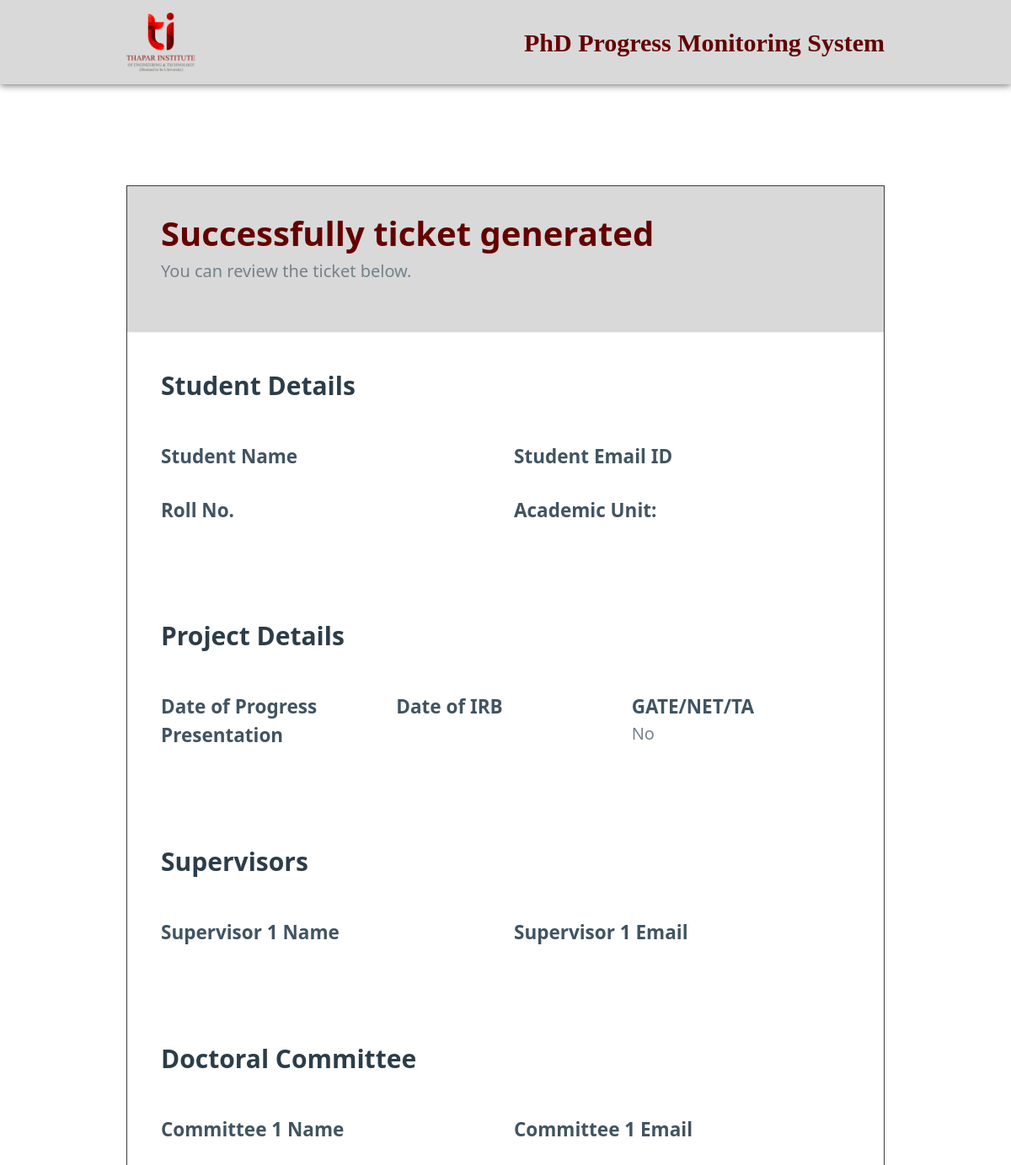
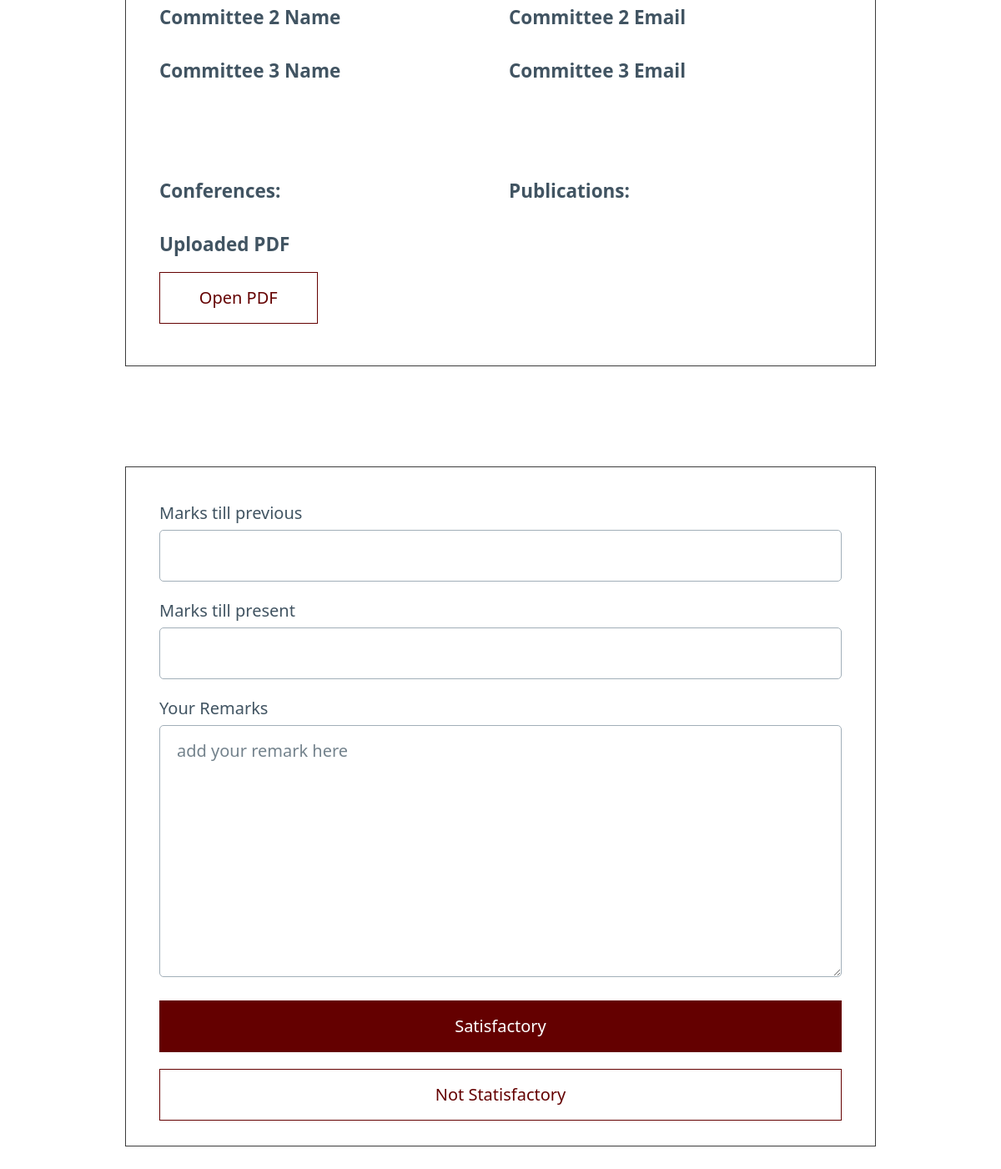
The page /super/1/2 on the database as committed earlier (2 pictures, top to bottom).
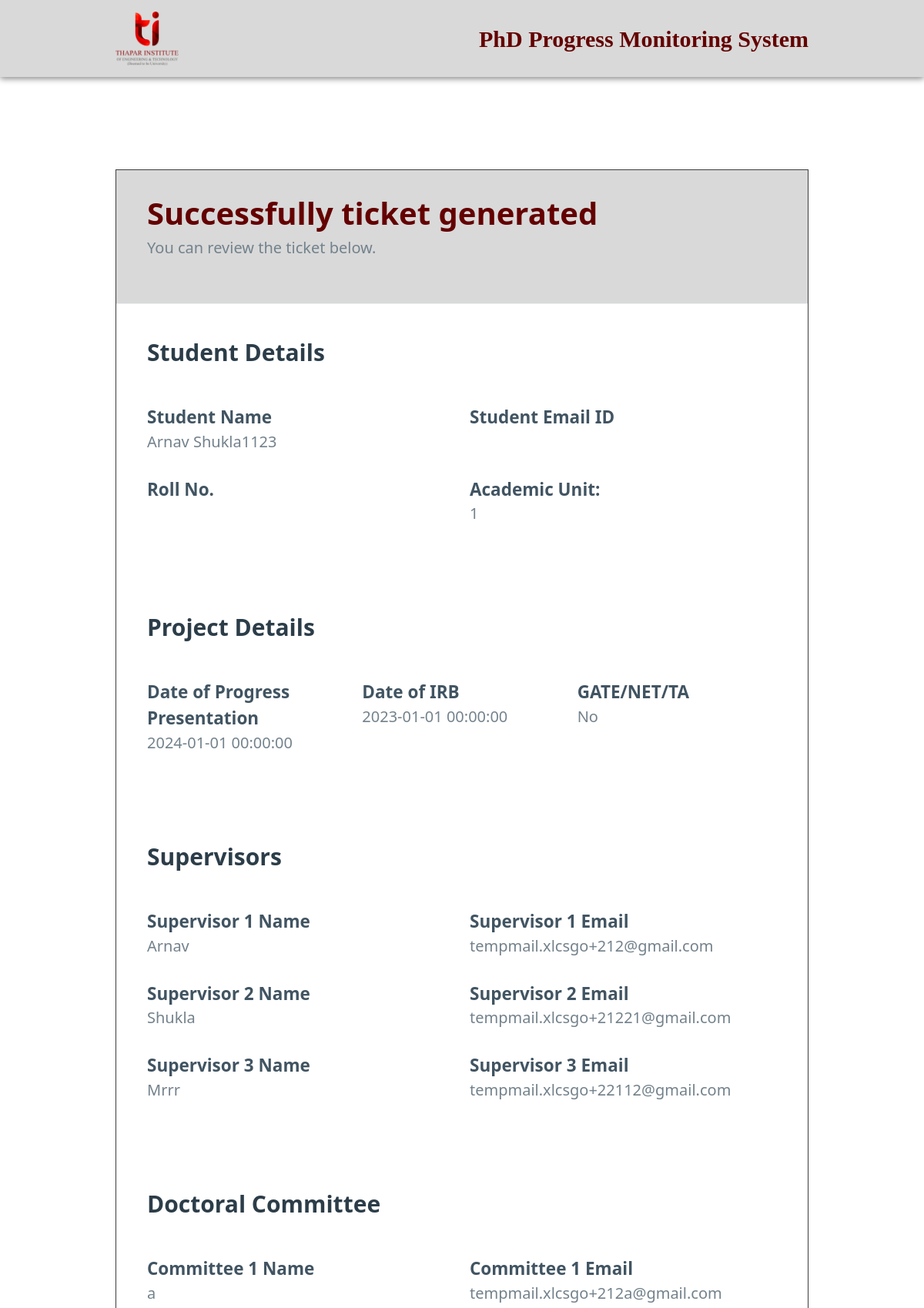
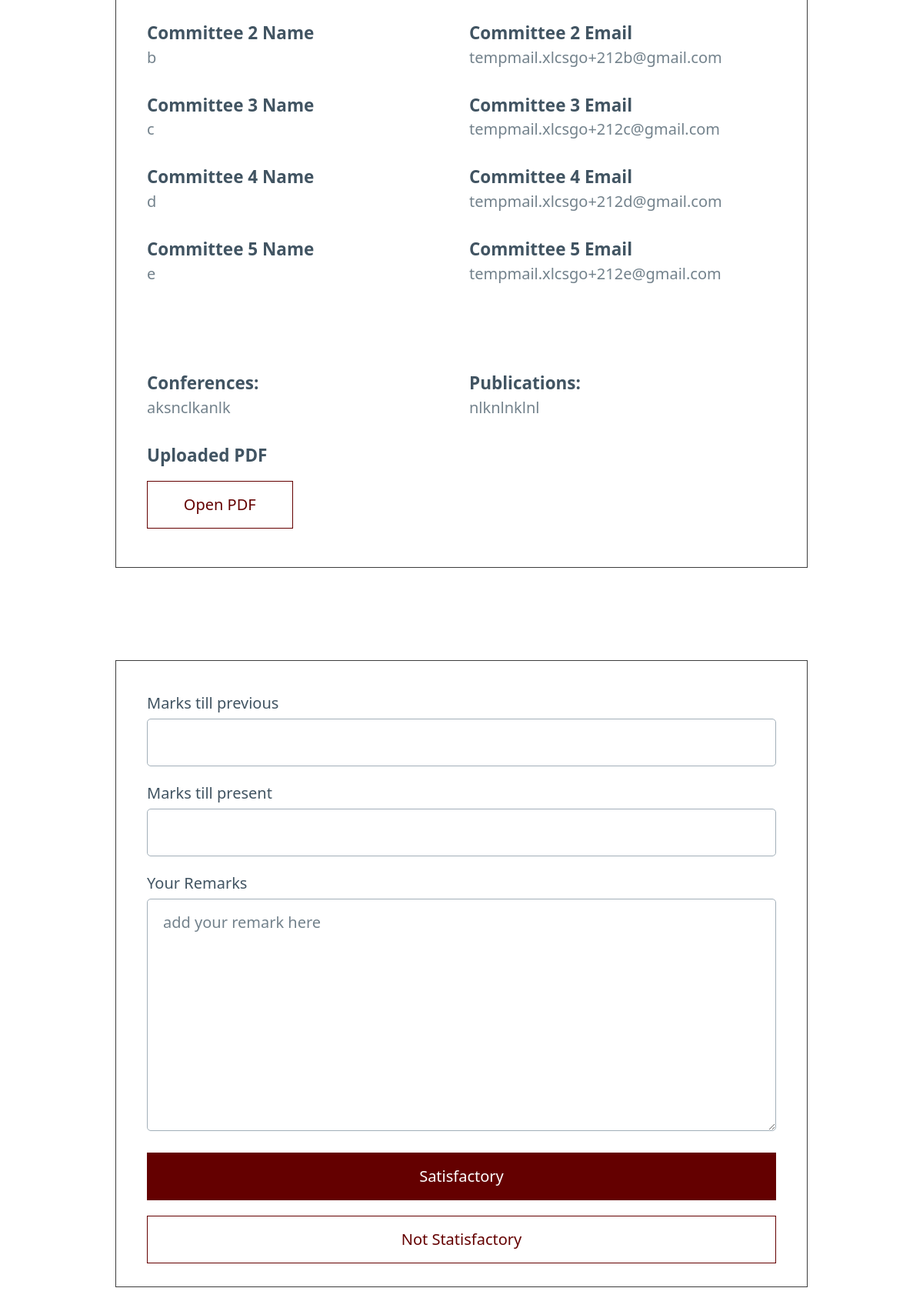
The same page on the database as committed later (2 pictures, top to bottom).
### app.py (models this page shows)
class Ticket(db.Model):
    Project_ID = db.Column(db.Integer, primary_key=True)
    Roll_No = db.Column(db.String(50), unique=True, nullable=False)
    Student_Name = db.Column(db.String(50), unique=True, nullable=False)
    Student_Email = db.Column(db.String(50), unique=True, nullable=False)
    Au = db.Column(db.String(50), nullable=False)
    Date_Of_Registration = db.Column(db.DateTime, nullable=False)
    Gate = db.Column(db.Boolean, nullable=False)
    Project_Title = db.Column(db.String(50), nullable=False)
    Date_Of_IRB = db.Column(db.DateTime, nullable=False)
    Date_Of_Progress_Presentation = db.Column(db.DateTime, nullable=False)
    File_Path = db.Column(db.String(50), unique=True, nullable=False)
    Publications = db.Column(db.String(50))
    Conferences = db.Column(db.String(50))
    Supervisor1_Name = db.Column(db.String(50))
    Supervisor1_Email = db.Column(db.String(50))
    Supervisor1_Approval = db.Column(db.Boolean)
    Supervisor1_Remarks = db.Column(db.String(100))
    Supervisor2_Name = db.Column(db.String(50))
    Supervisor2_Email = db.Column(db.String(50))
    Supervisor2_Approval = db.Column(db.Boolean)
    Supervisor2_Remarks = db.Column(db.String(100))
    Supervisor3_Name = db.Column(db.String(50))
    Supervisor3_Email = db.Column(db.String(50))
    Supervisor3_Approval = db.Column(db.Boolean)
    Supervisor3_Remarks = db.Column(db.String(100))
    Committee1_Name = db.Column(db.String(50))
    Committee1_Email = db.Column(db.String(50))
    Committee1_Approval = db.Column(db.Boolean)
    Committee1_Remarks = db.Column(db.String(100))
    Committee2_Name = db.Column(db.String(50))
    Committee2_Email = db.Column(db.String(50))
    Committee2_Approval = db.Column(db.Boolean)
    Committee2_Remarks = db.Column(db.String(100))
    Committee3_Name = db.Column(db.String(50))
    Committee3_Email = db.Column(db.String(50))
    Committee3_Approval = db.Column(db.Boolean)
    Committee3_Remarks = db.Column(db.String(100))
    Committee4_Name = db.Column(db.String(50))
    Committee4_Email = db.Column(db.String(50))
    Committee4_Approval = db.Column(db.Boolean)
    Committee4_Remarks = db.Column(db.String(100))
    Committee5_Name = db.Column(db.String(50))
    Committee5_Email = db.Column(db.String(50))
    Committee5_Approval = db.Column(db.Boolean)
    Committee5_Remarks = db.Column(db.String(100))
    Au_Approval = db.Column(db.Boolean)
    Adordc_Approval = db.Column(db.Boolean)

### app.py (the view, shortened to what this page needs)
@app.route('/super/1/<Project_ID>', methods=['GET', 'POST'])
def super1(Project_ID):
    ticket = Ticket.query.filter_by(Project_ID=Project_ID).first()
    return render_template('supervisor.html', super=1, Ticket=ticket, success='')

### templates/supervisor.html
{% extends "ticket_created.html" %}
{% block form %}
<article class="article">
    <form action="/super/1/{{ Ticket['Project_ID'] }}" method="post">
        <label for="prevmarks">Marks till previous</label>
        <input type="text" name="prevmarks" id="prevmarks">
        <label for="nowmarks">Marks till present</label>
        <input type="text" name="nowmarks" id="nowmarks">
        <label for="Supervisor1_Remarks">Your Remarks</label>
        <textarea placeholder="add your remark here" name="Supervisor1_Remarks" id="Supervisor1_Remarks" cols="30" rows="9"></textarea>
        <button class="primary" type="submit" name="submit" value="Approve">Satisfactory</button>
        <button class="secondary" type="submit" name="submit" value="Reject">Not Statisfactory</button>
    </form>
</article>
{% endblock %}

### templates/ticket_created.html (shortened to what the changed rows need)
<!DOCTYPE html>
<html lang="en" data-theme="light">
<head>
    <link rel="stylesheet" href="https://unpkg.com/@picocss/pico@1.*/css/pico.min.css">
</head>
<body>
    <article class="article">
        <header class="header">
            <hgroup>
                <h1> Successfully ticket generated</h1>
                <h2>You can review the ticket below.</h2>
            </hgroup>
        </header>
        <main class="container">
            <section class="student-details">
                <div class="grid">
                    <div>
                        <hgroup>
                            <h5>Student Name</h5>
                            <h6>{{ Ticket['Student_Name'] }}</h6>
                        </hgroup>
                    </div>
                </div>
                <div class="grid">
                    <div>
                        <hgroup>
                            <h5>Academic Unit:</h5>
                            <h6>{{ Ticket['Au'] }}</h6>
                        </hgroup>
                    </div>
                </div>
            </section>
            <section class="project-details">
                <div class="grid">
                    <div>
                        <hgroup>
                            <h5>Date of Progress Presentation</h5>
                            <h6>{{ Ticket['Date_Of_Progress_Presentation'] }}</h6>
                        </hgroup>
                    </div>
                    <div>
                        <hgroup>
                            <h5>Date of IRB</h5>
                            <h6>{{ Ticket['Date_Of_IRB'] }}</h6>
                        </hgroup>
                    </div>
                </div>
            </section>
            <section class="supervisors">
                <div class="grid">
                    <div>
                        <hgroup>
                            <h5>Supervisor 1 Name</h5>
                            <h6>{{ Ticket['Supervisor1_Name'] }}</h6>
                        </hgroup>
                    </div>
                    <div>
                        <hgroup>
                            <h5>Supervisor 1 Email</h5>
                            <h6>{{ Ticket['Supervisor1_Email'] }}</h6>
                        </hgroup>
                    </div>
                </div>
                <div class="grid">
                    {% if Ticket['Supervisor2_Name'] %}
                    <div>
                        <hgroup>
                            <h5>Supervisor 2 Name</h5>
                            <h6>{{ Ticket['Supervisor2_Name'] }}</h6>
                        </hgroup>
                    </div>
                    <div>
                        <hgroup>
                            <h5>Supervisor 2 Email</h5>
                            <h6>{{ Ticket['Supervisor2_Email'] }}</h6>
                        </hgroup>
                    </div>
                    {% endif %}
                </div>
                <div class="grid">
                    {% if Ticket['Supervisor3_Name'] %}
                    <div>
                        <hgroup>
                            <h5>Supervisor 3 Name</h5>
                            <h6>{{ Ticket['Supervisor3_Name'] }}</h6>
                        </hgroup>
                    </div>
                    <div>
                        <hgroup>
                            <h5>Supervisor 3 Email</h5>
                            <h6>{{ Ticket['Supervisor3_Email'] }}</h6>
                        </hgroup>
                        {% endif %}
                    </div>
            </section>
            <section class="committee">
                <div class="grid">
                    <div>
                        <hgroup>
                            <h5>Committee 1 Name</h5>
                            <h6>{{ Ticket['Committee1_Name'] }}</h6>
                        </hgroup>
                    </div>
                    <div>
                        <hgroup>
                            <h5>Committee 1 Email</h5>
                            <h6>{{ Ticket['Committee1_Email'] }}</h6>
                        </hgroup>
                    </div>
                </div>
                <div class="grid">
                    <div>
                        <hgroup>
                            <h5>Committee 2 Name</h5>
                            <h6>{{ Ticket['Committee2_Name'] }}</h6>
                        </hgroup>
                    </div>
                    <div>
                        <hgroup>
                            <h5>Committee 2 Email</h5>
                            <h6>{{ Ticket['Committee2_Email'] }}</h6>
                        </hgroup>
                    </div>
                </div>
                <div class="grid">
                    <div>
                        <hgroup>
                            <h5>Committee 3 Name</h5>
                            <h6>{{ Ticket['Committee3_Name'] }}</h6>
                        </hgroup>
                    </div>
                    <div>
                        <hgroup>
                            <h5>Committee 3 Email</h5>
                            <h6>{{ Ticket['Committee3_Email'] }}</h6>
                        </hgroup>
                    </div>
                </div>
                <div class="grid">
                    {% if Ticket['Committee4_Name'] %}
                    <div>
                        <hgroup>
                            <h5>Committee 4 Name</h5>
                            <h6>{{ Ticket['Committee4_Name'] }}</h6>
                        </hgroup>
                    </div>
                    <div>
                        <hgroup>
                            <h5>Committee 4 Email</h5>
                            <h6>{{ Ticket['Committee4_Email'] }}</h6>
                        </hgroup>
                    </div>
                    {% endif %}
                </div>
                <div class="grid">
                    {% if Ticket['Committee5_Name'] %}
                    <div>
                        <hgroup>
                            <h5>Committee 5 Name</h5>
                            <h6>{{ Ticket['Committee5_Name'] }}</h6>
                        </hgroup>
                    </div>
                    <div>
                        <hgroup>
                            <h5>Committee 5 Email</h5>
                            <h6>{{ Ticket['Committee5_Email'] }}</h6>
                        </hgroup>
                    </div>
                    {% endif %}
                </div>
            </section>
            <div class="grid">
                <div>
                    <hgroup>
                        <h5>Conferences:</h5>
                        <h6>{{ Ticket['Conferences'] }}</h6>
                    </hgroup>
                </div>
                <div>
                    <hgroup>
                        <h5>Publications:</h5>
                        <h6>{{ Ticket['Publications'] }}</h6>
                    </hgroup>
                </div>
            </div>
        </main>
    </article>
</body>
</html>

Rows that differ between the two databases and show on the page:
added Ticket: Student_Name "Arnav Shukla1123", Au "1", Date_Of_Progress_Presentation "2024-01-01 00:00:00", Date_Of_IRB "2023-01-01 00:00:00", Supervisor1_Name "Arnav", Supervisor1_Email "tempmail.xlcsgo+212@gmail.com", Supervisor2_Name "Shukla", Supervisor2_Email "tempmail.xlcsgo+21221@gmail.com", Supervisor3_Name "Mrrr", Supervisor3_Email "tempmail.xlcsgo+22112@gmail.com", Committee1_Name "a", Committee1_Email "tempmail.xlcsgo+212a@gmail.com", Committee2_Name "b", Committee2_Email "tempmail.xlcsgo+212b@gmail.com", Committee3_Name "c", Committee3_Email "tempmail.xlcsgo+212c@gmail.com", Committee4_Name "d", Committee4_Email "tempmail.xlcsgo+212d@gmail.com", Committee5_Name "e", Committee5_Email "tempmail.xlcsgo+212e@gmail.com", Conferences "aksnclkanlk", Publications "nlknlnklnl"
Other text that changed with them:
text now shown: "Supervisor 2 Name Supervisor 2 Email Supervisor 3 Name Supervisor 3 Email Committee 4 Name Committee 4 Email Committee 5 Name Committee 5 Email"
